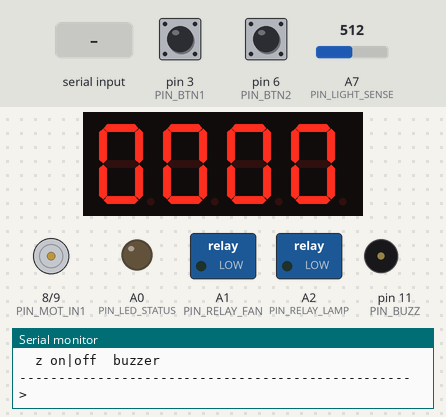
A sketch run on a simulated Arduino Nano, built with avr-gcc and run on an emulated ATmega328P. Shown: 4-digit seven-segment display, motor-driver pin pairs drawn as motors (green arrow = first pin HIGH = forward, orange = second pin HIGH = backward, longer = more drive, scaled by the enable pin), switched loads named in the sketch (green lamp = pin HIGH), output pins drawn as LEDs (lit = HIGH), buzzer (waves = sounding, pin HIGH), the last lines printed to the serial monitor. Wiring (inferred from the names in the program): TM1637 display: clock pin 4; DIO pin 5. The inputs (shaded band) are chosen by the test bench; at power-on: pin 3 (PIN_BTN1) HIGH, pin 6 (PIN_BTN2) HIGH, A7 (PIN_LIGHT_SENSE) = 512. Pins used as bus, display or sensor lines are not drawn.

Above: at 1.4 s.
1.5 s: "a\n" received over Serial
At 3.07 s:
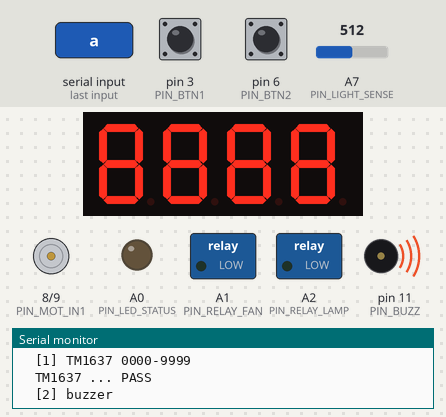
At 4.0 s:
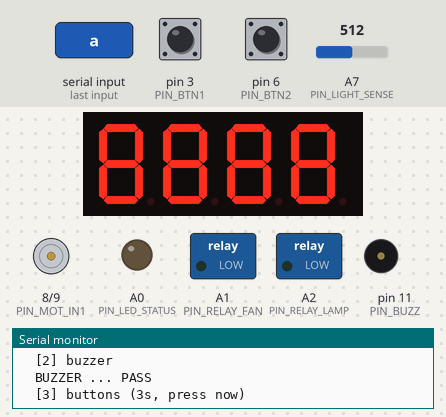
4.5 s: "t 45\n" received over Serial
7.5 s: "f\n" received over Serial
10.5 s: "g\n" received over Serial
At 11.7 s:
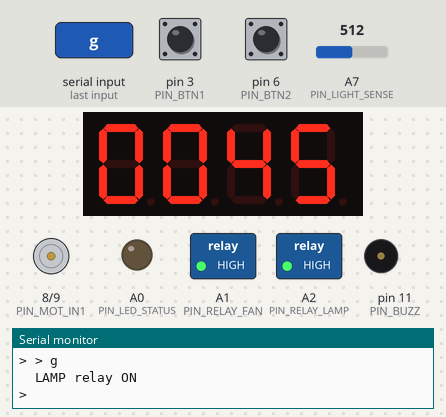
12.0 s: "a\n" received over Serial
At 14.3 s:
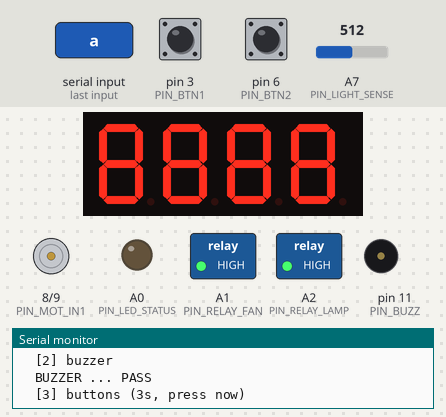
15.0 s: pin 3 (PIN_BTN1) pulled LOW for 0.15 s
Timing chart, 0 to 19.1 s (numbered marks = the images above; inputs shaded):
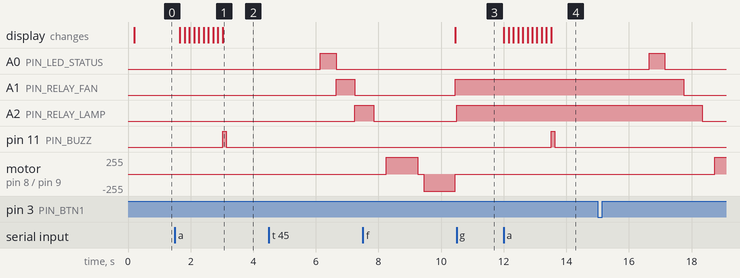

Measured:
- after the input at 1.5 s, pin 11 (PIN_BUZZ): LOW → HIGH after 1.5 s, → LOW 0.12 s later; the display: first changes after 0.16 s (image 1 shows a later state)
- after the input at 7.5 s, A1 (PIN_RELAY_FAN): LOW → HIGH after 3.0 s
- after the input at 10.5 s, A2 (PIN_RELAY_LAMP): LOW → HIGH at once
- after the input at 12.0 s, pin 11 (PIN_BUZZ): LOW → HIGH after 1.5 s, → LOW 0.12 s later; the display: first changes at once (image 4 shows a later state)

The sketch:

56-FeedNanoTest.ino
```cpp
/* ============================================================================
 *  56 - FEED Nano full peripheral test (standalone)
 * ============================================================================
 *  Pin map (from FEED netlist + original 23-NanoFeedBoardTest.ino):
 *      D3  button1     D6  button2      D11 buzzer
 *      D4  TM1637 CLK  D5  TM1637 DIO
 *      D7  motor ENA   D8  motor IN1    D9  motor IN2
 *      A0  status LED  A1  relay FAN    A2  relay LAMP
 *      A6  fill light  <-- WARNING: analog-input-only pin, CANNOT output
 *      A7  LDR (light sensor)
 *
 *  Serial 115200. Commands:
 *      ?          help
 *      a          full self test (PASS / FAIL each)
 *      b          read both buttons
 *      l on|off   status LED A0
 *      f          toggle FAN relay A1
 *      g          toggle LAMP relay A2
 *      s          read LDR A7 x10
 *      S          check if A6 fill light can output (hardware issue check)
 *      t          TM1637 self test
 *      t 1234     TM1637 show 1234
 *      m fwd|rev|stop | m 120
 *      z on|off   buzzer
 * ========================================================================== */

#include <Arduino.h>

#define PIN_BTN1        3
#define PIN_BTN2        6
#define PIN_TM_CLK      4
#define PIN_TM_DIO      5
#define PIN_MOT_ENA     7
#define PIN_MOT_IN1     8
#define PIN_MOT_IN2     9
#define PIN_BUZZ        11
#define PIN_LED_STATUS  A0
#define PIN_RELAY_FAN   A1
#define PIN_RELAY_LAMP  A2
#define PIN_LIGHT_SENSE A7

#define RELAY_ON   HIGH
#define RELAY_OFF  LOW

static const uint8_t SEG[10] = {0x3F,0x06,0x5B,0x4F,0x66,0x6D,0x7D,0x07,0x7F,0x6F};

static void tm_start(void){digitalWrite(PIN_TM_DIO,HIGH);digitalWrite(PIN_TM_CLK,HIGH);delayMicroseconds(2);digitalWrite(PIN_TM_DIO,LOW);delayMicroseconds(2);}
static void tm_stop(void){digitalWrite(PIN_TM_CLK,LOW);delayMicroseconds(2);digitalWrite(PIN_TM_DIO,LOW);delayMicroseconds(2);digitalWrite(PIN_TM_CLK,HIGH);delayMicroseconds(2);digitalWrite(PIN_TM_DIO,HIGH);delayMicroseconds(2);}
static void tm_byte(uint8_t b){uint8_t i;for(i=0;i<8;i++){digitalWrite(PIN_TM_CLK,LOW);delayMicroseconds(2);digitalWrite(PIN_TM_DIO,(b&1)?HIGH:LOW);delayMicroseconds(2);digitalWrite(PIN_TM_CLK,HIGH);delayMicroseconds(2);b>>=1;}digitalWrite(PIN_TM_CLK,LOW);delayMicroseconds(2);digitalWrite(PIN_TM_CLK,HIGH);delayMicroseconds(2);}
static void tm_show(uint16_t v){
  uint8_t d[4],i;
  if(v>9999U){d[0]=d[1]=d[2]=d[3]=0x40;}
  else{d[0]=SEG[(v/1000U)%10U];d[1]=SEG[(v/100U)%10U];d[2]=SEG[(v/10U)%10U];d[3]=SEG[v%10U];}
  tm_start();tm_byte(0x40);tm_stop();
  tm_start();tm_byte(0xC0);for(i=0;i<4;i++)tm_byte(d[i]);tm_stop();
  tm_start();tm_byte(0x8F);tm_stop();
}

static uint8_t g_pwm = 200;
static void motor(uint8_t on, uint8_t dir, uint8_t pwm){
  if(!on){analogWrite(PIN_MOT_ENA,0);digitalWrite(PIN_MOT_IN1,LOW);digitalWrite(PIN_MOT_IN2,LOW);return;}
  analogWrite(PIN_MOT_ENA,pwm);
  if(dir){digitalWrite(PIN_MOT_IN1,HIGH);digitalWrite(PIN_MOT_IN2,LOW);}
  else{digitalWrite(PIN_MOT_IN1,LOW);digitalWrite(PIN_MOT_IN2,HIGH);}
}

static void help(void){
  Serial.println(F("--------------------------------------------------"));
  Serial.println(F("  ?         help"));
  Serial.println(F("  a         full self test"));
  Serial.println(F("  b         read buttons"));
  Serial.println(F("  l on|off  status LED A0"));
  Serial.println(F("  f         toggle FAN relay A1"));
  Serial.println(F("  g         toggle LAMP relay A2"));
  Serial.println(F("  s         read LDR A7 x10"));
  Serial.println(F("  t         TM1637 self test"));
  Serial.println(F("  t 1234    TM1637 show 1234"));
  Serial.println(F("  m fwd|rev|stop   motor"));
  Serial.println(F("  m 120     motor pwm"));
  Serial.println(F("  z on|off  buzzer"));
  Serial.println(F("--------------------------------------------------"));
}

static uint8_t read_line(char *buf, uint8_t maxlen){
  static uint8_t len=0; static uint32_t last=0;
  while(Serial.available()){
    char c=(char)Serial.read();
    if(c=='\r'||c=='\n'){ if(len>0){buf[len]=0;uint8_t r=len;len=0;return r;} continue; }
    if(len<maxlen-1){buf[len++]=c;last=millis();}
  }
  if(len>0 && (millis()-last)>300){buf[len]=0;uint8_t r=len;len=0;return r;}
  return 0;
}

static void pf(const char* what, uint8_t ok){
  Serial.print(F("  ")); Serial.print(what);
  Serial.println(ok ? F(" ... PASS") : F(" ... FAIL"));
}

static void selftest(void){
  uint8_t i; int v1,v2; uint8_t b1=0,b2=0; uint32_t t0;

  Serial.println(F("  ===== FULL SELF TEST ====="));

  Serial.println(F("  [1] TM1637 0000-9999"));
  for(i=0;i<10;i++){tm_show((uint16_t)i*1111U);delay(150);} tm_show(8888);
  pf("TM1637",1);

  Serial.println(F("  [2] buzzer"));
  digitalWrite(PIN_BUZZ,HIGH);delay(120);digitalWrite(PIN_BUZZ,LOW);
  pf("BUZZER",1);

  Serial.println(F("  [3] buttons (3s, press now)"));
  t0=millis();
  while(millis()-t0<3000U){
    if(digitalRead(PIN_BTN1)==LOW) b1=1;
    if(digitalRead(PIN_BTN2)==LOW) b2=1;
    delay(10);
  }
  Serial.print(F("  BTN1(D3) ")); Serial.println(b1?F("PASS"):F("not pressed"));
  Serial.print(F("  BTN2(D6) ")); Serial.println(b2?F("PASS"):F("not pressed"));

  Serial.println(F("  [4] status LED A0"));
  digitalWrite(PIN_LED_STATUS,HIGH);delay(500);digitalWrite(PIN_LED_STATUS,LOW);
  pf("LED A0",1);

  Serial.println(F("  [5] FAN relay A1"));
  digitalWrite(PIN_RELAY_FAN,RELAY_ON);delay(600);digitalWrite(PIN_RELAY_FAN,RELAY_OFF);
  pf("RELAY A1",1);

  Serial.println(F("  [6] LAMP relay A2"));
  digitalWrite(PIN_RELAY_LAMP,RELAY_ON);delay(600);digitalWrite(PIN_RELAY_LAMP,RELAY_OFF);
  pf("RELAY A2",1);

  Serial.println(F("  [7] LDR A7"));
  v1=analogRead(PIN_LIGHT_SENSE);delay(400);v2=analogRead(PIN_LIGHT_SENSE);
  Serial.print(F("  A7 = "));Serial.print(v1);Serial.print(F(" -> "));Serial.println(v2);
  pf("LDR A7",1);

  Serial.println(F("  [8] motor fwd 1s / rev 1s"));
  motor(1,1,180);delay(1000);
  motor(0,1,0);delay(200);
  motor(1,0,180);delay(1000);
  motor(0,1,0);
  pf("MOTOR",1);

  tm_show(0);
  Serial.println(F("  ===== DONE ====="));
}

void setup(){
  Serial.begin(115200); delay(200);

  pinMode(PIN_BTN1,INPUT_PULLUP);
  pinMode(PIN_BTN2,INPUT_PULLUP);
  pinMode(PIN_TM_CLK,OUTPUT);
  pinMode(PIN_TM_DIO,OUTPUT);
  pinMode(PIN_MOT_ENA,OUTPUT);
  pinMode(PIN_MOT_IN1,OUTPUT);
  pinMode(PIN_MOT_IN2,OUTPUT);
  pinMode(PIN_BUZZ,OUTPUT);
  pinMode(PIN_LED_STATUS,OUTPUT);
  pinMode(PIN_RELAY_FAN,OUTPUT);
  pinMode(PIN_RELAY_LAMP,OUTPUT);

  motor(0,1,0);
  digitalWrite(PIN_BUZZ,LOW);
  digitalWrite(PIN_LED_STATUS,LOW);
  digitalWrite(PIN_RELAY_FAN,RELAY_OFF);
  digitalWrite(PIN_RELAY_LAMP,RELAY_OFF);
  tm_show(0);

  Serial.println();
  Serial.println(F("====================================================="));
  Serial.println(F("  56-FEED-NANO-TEST"));
  Serial.println(F("  D3/D6 btn  D4/D5 TM   D7/D8/D9 motor  D11 buzz"));
  Serial.println(F("  A0 LED  A1 relay-FAN  A2 relay-LAMP"));
  Serial.println(F("  A6 fill-light (READ ONLY - HW issue)  A7 LDR"));
  Serial.println(F("====================================================="));
  help();
  Serial.print(F("> "));
}

void loop(){
  static char line[32];
  static uint8_t fstate=0, gstate=0;
  uint8_t n,i; int v;

  n=read_line(line,sizeof(line));
  if(n==0){delay(5);return;}
  Serial.print(F("> ")); Serial.println(line);

  if(strcmp(line,"?")==0){help();}
  else if(strcmp(line,"a")==0){selftest();}
  else if(strcmp(line,"b")==0){
    Serial.print(F("  BTN1(D3) = "));Serial.println(digitalRead(PIN_BTN1)==LOW?F("PRESSED"):F("released"));
    Serial.print(F("  BTN2(D6) = "));Serial.println(digitalRead(PIN_BTN2)==LOW?F("PRESSED"):F("released"));
  }
  else if(line[0]=='l' && line[1]==' '){
    uint8_t on=(strcmp(line+2,"on")==0);
    digitalWrite(PIN_LED_STATUS,on?HIGH:LOW);
    Serial.println(on?F("  status LED ON"):F("  status LED OFF"));
  }
  else if(strcmp(line,"f")==0){
    fstate=!fstate;
    digitalWrite(PIN_RELAY_FAN,fstate?RELAY_ON:RELAY_OFF);
    Serial.println(fstate?F("  FAN relay ON"):F("  FAN relay OFF"));
  }
  else if(strcmp(line,"g")==0){
    gstate=!gstate;
    digitalWrite(PIN_RELAY_LAMP,gstate?RELAY_ON:RELAY_OFF);
    Serial.println(gstate?F("  LAMP relay ON"):F("  LAMP relay OFF"));
  }
  else if(strcmp(line,"s")==0){
    for(i=0;i<10;i++){Serial.print(F("  A7 = "));Serial.println(analogRead(PIN_LIGHT_SENSE));delay(150);}
  }
  else if(line[0]=='t'){
    if(n>1 && line[1]==' '){v=atoi(line+2);tm_show((uint16_t)v);Serial.println(v);}
    else{for(i=0;i<10;i++){tm_show((uint16_t)i*1111U);delay(200);}tm_show(0);}
  }
  else if(line[0]=='m'){
    if(strcmp(line+2,"fwd")==0){motor(1,1,g_pwm);Serial.println(F("  motor FWD"));}
    else if(strcmp(line+2,"rev")==0){motor(1,0,g_pwm);Serial.println(F("  motor REV"));}
    else if(strcmp(line+2,"stop")==0){motor(0,1,0);Serial.println(F("  motor STOP"));}
    else{v=atoi(line+2);if(v<0)v=0;if(v>255)v=255;g_pwm=(uint8_t)v;Serial.print(F("  pwm="));Serial.println(g_pwm);}
  }
  else if(line[0]=='z'){
    uint8_t on=(strcmp(line+2,"on")==0);
    digitalWrite(PIN_BUZZ,on?HIGH:LOW);
    Serial.println(on?F("  buzzer ON"):F("  buzzer OFF"));
  }
  else{Serial.println(F("  unknown, type ?"));}

  Serial.print(F("> "));
}
```
